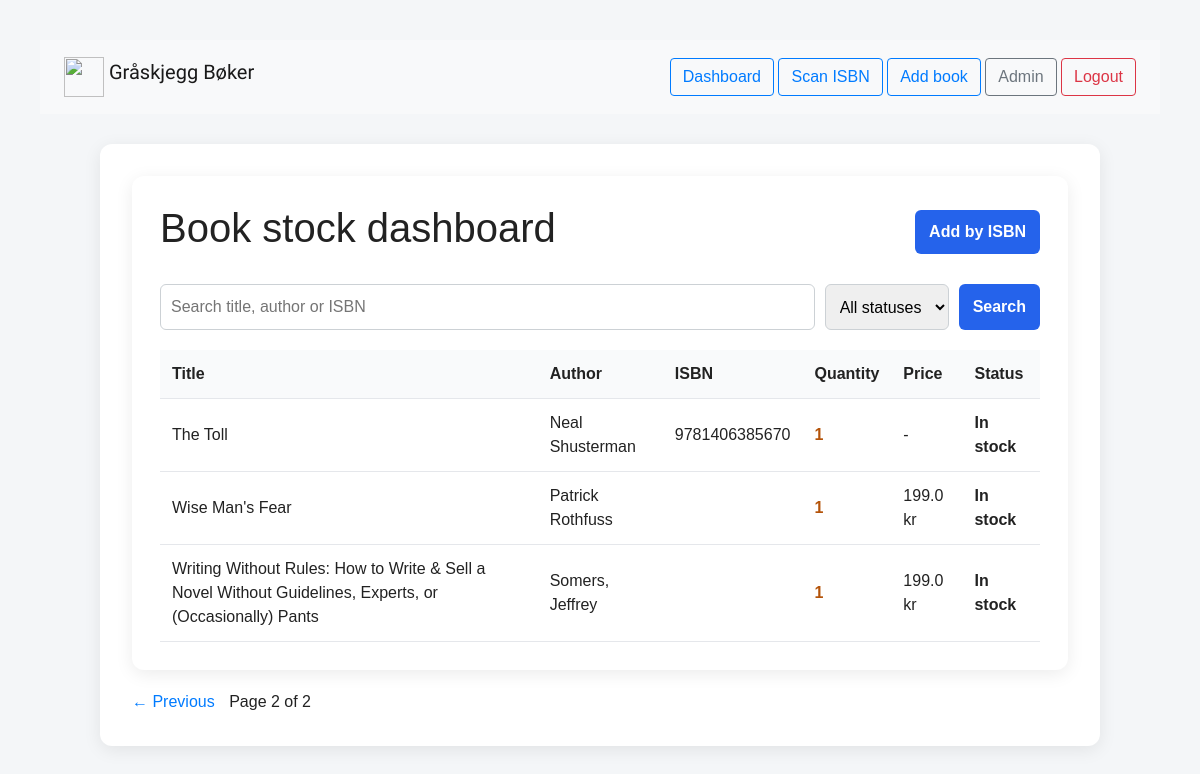
Page /dashboard/?page=2 (signed in) on the earlier database version.
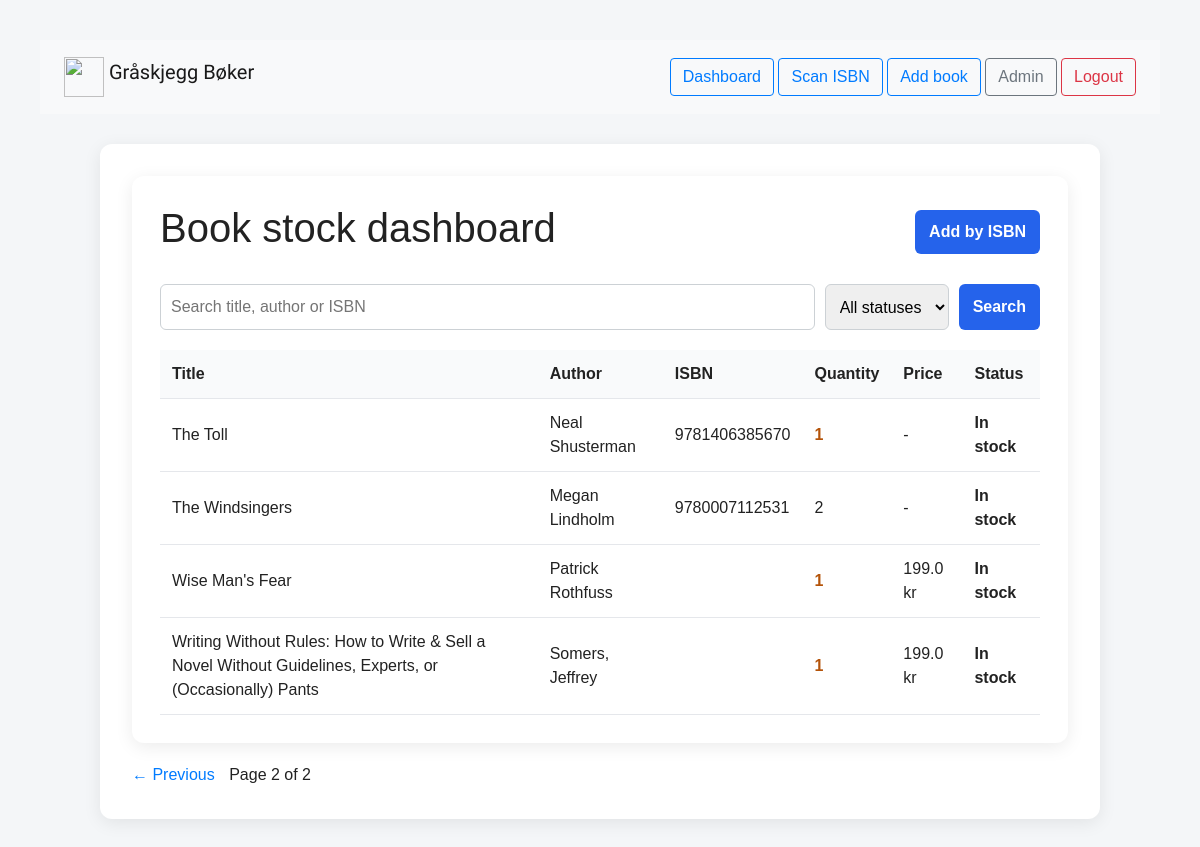
Same page on the later database version.
### books/models.py (models this page shows, shortened)
class Book(models.Model):
    STATUS_CHOICES = [
        ("in_stock", "In stock"),
        ("listed", "Listed"),
        ("reserved", "Reserved"),
        ("sold", "Sold"),
    ]
    isbn = models.CharField(max_length=20, blank=True)
    title = models.CharField(max_length=200)
    author = models.CharField(max_length=200)
    description = models.TextField(blank=True)
    price = models.FloatField(null=True, blank=True)
    image_url = models.URLField(max_length=2100, blank=True)
    quantity = models.PositiveIntegerField(default=1)
    status = models.CharField(
        max_length=20,
        choices=STATUS_CHOICES,
        default="in_stock"
    )
    book_available = models.BooleanField(default=True)

### books/views.py (the view, shortened to what this page needs)
# urls.py: path("dashboard/", views.dashboard, name="dashboard"),
def dashboard(request):
    if not request.user.is_superuser:
        return redirect('login')
    search_query = request.GET.get("search", "")
    status_filter = request.GET.get("status", "")
    books = Book.objects.all().order_by("title")
    if status_filter:
        books = books.filter(status=status_filter)
    paginator = Paginator(books, 10)
    page_number = request.GET.get("page")
    page_obj = paginator.get_page(page_number)
    return render(request, "books/dashboard.html", {
        "books": page_obj,
        "page_obj": page_obj,
        "search_query": search_query,
        "status_filter": status_filter,
    })

### books/templates/books/dashboard.html (shortened to what this page needs)
{% extends "books/base.html" %}
{% block content %}
<div class="container">
    <div class="top">
        <h1>Book stock dashboard</h1>
        <a class="link-button" href="{% url 'search' %}">Add by ISBN</a>
    </div>
    <form method="get">
        <input
            type="text"
            name="search"
            placeholder="Search title, author or ISBN"
            value="{{ search_query }}"
        >
        <select name="status">
            <option value="">All statuses</option>
        </select>
        <button type="submit">Search</button>
    </form>
    <table>
        <thead>
            <tr>
                <th>Title</th>
                <th>Author</th>
                <th>ISBN</th>
                <th>Quantity</th>
                <th>Price</th>
                <th>Status</th>
            </tr>
        </thead>
        <tbody>
            {% for book in books %}
                <tr>
                    <td>{{ book.title }}</td>
                    <td>{{ book.author }}</td>
                    <td>{{ book.isbn }}</td>
                    <td class="{% if book.quantity <= 1 %}low{% endif %}">
                        {{ book.quantity }}
                    </td>
                    <td>
                        {% if book.price %}
                            {{ book.price }} kr
                        {% else %}
                            -
                        {% endif %}
                    </td>
                    <td class="{% if book.status == 'sold' %}sold{% else %}status{% endif %}">
                        {{ book.get_status_display }}
                    </td>
                </tr>
            {% empty %}
                <tr>
                    <td colspan="6">No books found.</td>
                </tr>
            {% endfor %}
        </tbody>
    </table>
</div>
<div style="margin-top: 20px;">
    {% if page_obj.has_previous %}
        <a href="?page={{ page_obj.previous_page_number }}">← Previous</a>
    {% endif %}
    <span style="margin: 0 10px;">
        Page {{ page_obj.number }} of {{ page_obj.paginator.num_pages }}
    </span>
</div>
{% endblock %}

Differences in the rows shown:
added Book: title "The Windsingers", author "Megan Lindholm", isbn "9780007112531", quantity "2", status "In stock"
